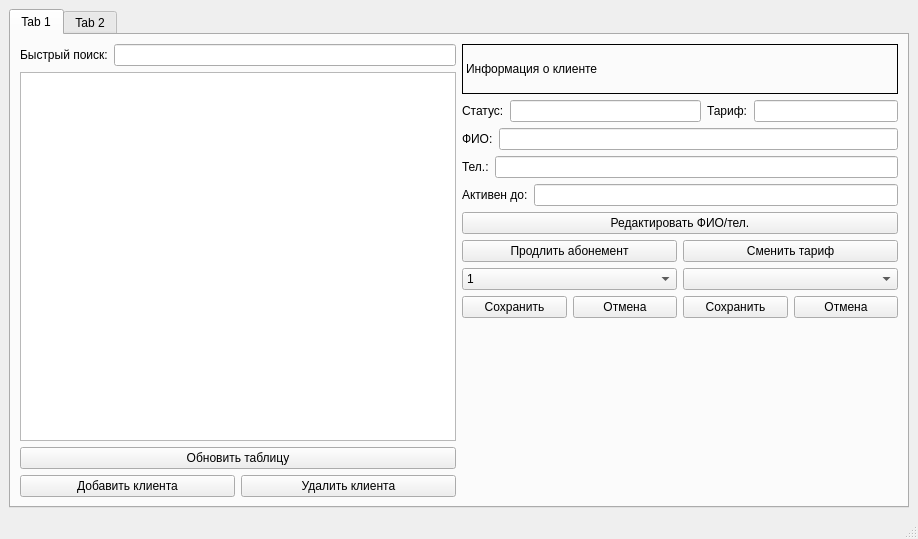
<?xml version="1.0" encoding="UTF-8"?>
<ui version="4.0">
 <class>MainWindow</class>
 <widget class="QMainWindow" name="MainWindow">
  <property name="geometry">
   <rect>
    <x>0</x>
    <y>0</y>
    <width>918</width>
    <height>539</height>
   </rect>
  </property>
  <property name="windowTitle">
   <string>MainWindow</string>
  </property>
  <widget class="QWidget" name="centralwidget">
   <layout class="QGridLayout" name="gridLayout_5">
    <item row="0" column="0">
     <widget class="QTabWidget" name="tabWidget">
      <property name="currentIndex">
       <number>0</number>
      </property>
      <widget class="QWidget" name="text1">
       <attribute name="title">
        <string>Tab 1</string>
       </attribute>
       <layout class="QGridLayout" name="gridLayout_2">
        <item row="0" column="0">
         <layout class="QHBoxLayout" name="horizontalLayout_14">
          <item>
           <layout class="QVBoxLayout" name="verticalLayout_12">
            <item>
             <layout class="QVBoxLayout" name="verticalLayout_4">
              <item>
               <layout class="QHBoxLayout" name="horizontalLayout_16">
                <item>
                 <widget class="QLabel" name="label_11">
                  <property name="text">
                   <string>Быстрый поиск:</string>
                  </property>
                 </widget>
                </item>
                <item>
                 <widget class="QLineEdit" name="Search"/>
                </item>
               </layout>
              </item>
              <item>
               <widget class="QTableWidget" name="FIO_t"/>
              </item>
              <item>
               <widget class="QPushButton" name="renew_b">
                <property name="text">
                 <string>Обновить таблицу</string>
                </property>
               </widget>
              </item>
             </layout>
            </item>
            <item>
             <layout class="QHBoxLayout" name="horizontalLayout_15">
              <item>
               <widget class="QPushButton" name="add_b">
                <property name="text">
                 <string>Добавить клиента</string>
                </property>
               </widget>
              </item>
              <item>
               <widget class="QPushButton" name="del_b">
                <property name="text">
                 <string>Удалить клиента</string>
                </property>
               </widget>
              </item>
             </layout>
            </item>
           </layout>
          </item>
          <item>
           <layout class="QVBoxLayout" name="verticalLayout_10">
            <item>
             <layout class="QGridLayout" name="gridLayout">
              <item row="0" column="0">
               <widget class="QLabel" name="label_6">
                <property name="minimumSize">
                 <size>
                  <width>0</width>
                  <height>50</height>
                 </size>
                </property>
                <property name="maximumSize">
                 <size>
                  <width>16777215</width>
                  <height>50</height>
                 </size>
                </property>
                <property name="styleSheet">
                 <string notr="true">border: 1px solid black;

</string>
                </property>
                <property name="text">
                 <string>Информация о клиенте</string>
                </property>
               </widget>
              </item>
              <item row="1" column="0">
               <layout class="QVBoxLayout" name="verticalLayout">
                <item>
                 <layout class="QHBoxLayout" name="horizontalLayout_3">
                  <item>
                   <widget class="QLabel" name="label">
                    <property name="styleSheet">
                     <string notr="true">font: 75 8pt &quot;MS Shell Dlg 2&quot;;</string>
                    </property>
                    <property name="text">
                     <string>Статус:</string>
                    </property>
                   </widget>
                  </item>
                  <item>
                   <widget class="QLineEdit" name="status"/>
                  </item>
                  <item>
                   <layout class="QHBoxLayout" name="horizontalLayout_2">
                    <item>
                     <widget class="QLabel" name="label_2">
                      <property name="styleSheet">
                       <string notr="true">font: 75 8pt &quot;MS Shell Dlg 2&quot;;</string>
                      </property>
                      <property name="text">
                       <string>Тариф:</string>
                      </property>
                     </widget>
                    </item>
                    <item>
                     <widget class="QLineEdit" name="tariff"/>
                    </item>
                   </layout>
                  </item>
                 </layout>
                </item>
                <item>
                 <layout class="QHBoxLayout" name="horizontalLayout_4">
                  <item>
                   <widget class="QLabel" name="label_3">
                    <property name="text">
                     <string>ФИО:</string>
                    </property>
                   </widget>
                  </item>
                  <item>
                   <widget class="QLineEdit" name="FIO">
                    <property name="echoMode">
                     <enum>QLineEdit::Normal</enum>
                    </property>
                   </widget>
                  </item>
                 </layout>
                </item>
                <item>
                 <layout class="QHBoxLayout" name="horizontalLayout_8">
                  <item>
                   <widget class="QLabel" name="label_5">
                    <property name="text">
                     <string>Тел.:</string>
                    </property>
                   </widget>
                  </item>
                  <item>
                   <widget class="QLineEdit" name="phone"/>
                  </item>
                 </layout>
                </item>
                <item>
                 <layout class="QHBoxLayout" name="horizontalLayout_5">
                  <item>
                   <widget class="QLabel" name="label_4">
                    <property name="text">
                     <string>Активен до:</string>
                    </property>
                   </widget>
                  </item>
                  <item>
                   <widget class="QLineEdit" name="Date">
                    <property name="styleSheet">
                     <string notr="true"/>
                    </property>
                   </widget>
                  </item>
                 </layout>
                </item>
               </layout>
              </item>
             </layout>
            </item>
            <item>
             <layout class="QVBoxLayout" name="verticalLayout_2">
              <item>
               <widget class="QPushButton" name="edit">
                <property name="text">
                 <string>Редактировать ФИО/тел.</string>
                </property>
               </widget>
              </item>
              <item>
               <layout class="QHBoxLayout" name="horizontalLayout_7">
                <item>
                 <layout class="QGridLayout" name="gridLayout_3">
                  <item row="1" column="0">
                   <layout class="QVBoxLayout" name="verticalLayout_9">
                    <item>
                     <layout class="QVBoxLayout" name="verticalLayout_8">
                      <item>
                       <widget class="QComboBox" name="add_t">
                        <item>
                         <property name="text">
                          <string>1</string>
                         </property>
                        </item>
                        <item>
                         <property name="text">
                          <string>2</string>
                         </property>
                        </item>
                        <item>
                         <property name="text">
                          <string>3</string>
                         </property>
                        </item>
                        <item>
                         <property name="text">
                          <string>4</string>
                         </property>
                        </item>
                        <item>
                         <property name="text">
                          <string>5</string>
                         </property>
                        </item>
                        <item>
                         <property name="text">
                          <string>6</string>
                         </property>
                        </item>
                        <item>
                         <property name="text">
                          <string>7</string>
                         </property>
                        </item>
                        <item>
                         <property name="text">
                          <string>8</string>
                         </property>
                        </item>
                        <item>
                         <property name="text">
                          <string>9</string>
                         </property>
                        </item>
                        <item>
                         <property name="text">
                          <string>10</string>
                         </property>
                        </item>
                        <item>
                         <property name="text">
                          <string>11</string>
                         </property>
                        </item>
                        <item>
                         <property name="text">
                          <string>12</string>
                         </property>
                        </item>
                       </widget>
                      </item>
                     </layout>
                    </item>
                    <item>
                     <layout class="QHBoxLayout" name="horizontalLayout_13">
                      <item>
                       <widget class="QPushButton" name="ok_d_b">
                        <property name="text">
                         <string>Сохранить</string>
                        </property>
                       </widget>
                      </item>
                      <item>
                       <widget class="QPushButton" name="no_d_b">
                        <property name="text">
                         <string>Отмена</string>
                        </property>
                       </widget>
                      </item>
                     </layout>
                    </item>
                   </layout>
                  </item>
                  <item row="0" column="0">
                   <widget class="QPushButton" name="date_b">
                    <property name="text">
                     <string>Продлить абонемент</string>
                    </property>
                   </widget>
                  </item>
                  <item row="2" column="0">
                   <spacer name="verticalSpacer">
                    <property name="orientation">
                     <enum>Qt::Vertical</enum>
                    </property>
                    <property name="sizeHint" stdset="0">
                     <size>
                      <width>20</width>
                      <height>40</height>
                     </size>
                    </property>
                   </spacer>
                  </item>
                 </layout>
                </item>
                <item>
                 <layout class="QGridLayout" name="gridLayout_4">
                  <item row="1" column="0">
                   <layout class="QVBoxLayout" name="verticalLayout_7">
                    <item>
                     <layout class="QVBoxLayout" name="verticalLayout_6">
                      <item>
                       <widget class="QComboBox" name="change_t"/>
                      </item>
                     </layout>
                    </item>
                    <item>
                     <layout class="QHBoxLayout" name="horizontalLayout_12">
                      <item>
                       <widget class="QPushButton" name="ok_t_b">
                        <property name="text">
                         <string>Сохранить</string>
                        </property>
                       </widget>
                      </item>
                      <item>
                       <widget class="QPushButton" name="no_t_b">
                        <property name="text">
                         <string>Отмена</string>
                        </property>
                       </widget>
                      </item>
                     </layout>
                    </item>
                    <item>
                     <spacer name="verticalSpacer_3">
                      <property name="orientation">
                       <enum>Qt::Vertical</enum>
                      </property>
                      <property name="sizeHint" stdset="0">
                       <size>
                        <width>20</width>
                        <height>40</height>
                       </size>
                      </property>
                     </spacer>
                    </item>
                   </layout>
                  </item>
                  <item row="0" column="0">
                   <widget class="QPushButton" name="change_b">
                    <property name="text">
                     <string>Сменить тариф</string>
                    </property>
                   </widget>
                  </item>
                 </layout>
                </item>
               </layout>
              </item>
             </layout>
            </item>
           </layout>
          </item>
         </layout>
        </item>
       </layout>
      </widget>
      <widget class="QWidget" name="text2">
       <attribute name="title">
        <string>Tab 2</string>
       </attribute>
       <layout class="QGridLayout" name="gridLayout_6">
        <item row="0" column="0">
         <layout class="QHBoxLayout" name="horizontalLayout_18">
          <item>
           <layout class="QVBoxLayout" name="verticalLayout_13">
            <item>
             <layout class="QVBoxLayout" name="verticalLayout_11">
              <item>
               <widget class="QTableWidget" name="tariff_t"/>
              </item>
              <item>
               <widget class="QPushButton" name="renew_tariff">
                <property name="text">
                 <string>Обновить таблицу</string>
                </property>
               </widget>
              </item>
             </layout>
            </item>
            <item>
             <layout class="QHBoxLayout" name="horizontalLayout_17">
              <item>
               <widget class="QPushButton" name="add_tariff">
                <property name="text">
                 <string>Добавить тариф</string>
                </property>
               </widget>
              </item>
              <item>
               <widget class="QPushButton" name="edit_tariff">
                <property name="text">
                 <string>Редактировать тариф</string>
                </property>
               </widget>
              </item>
              <item>
               <widget class="QPushButton" name="delete_tariff">
                <property name="text">
                 <string>Удалить тариф</string>
                </property>
               </widget>
              </item>
             </layout>
            </item>
            <item>
             <widget class="QPushButton" name="serv_b">
              <property name="text">
               <string>Показать все услуги</string>
              </property>
             </widget>
            </item>
           </layout>
          </item>
          <item>
           <layout class="QVBoxLayout" name="verticalLayout_5">
            <item>
             <widget class="QLabel" name="label_7">
              <property name="minimumSize">
               <size>
                <width>0</width>
                <height>50</height>
               </size>
              </property>
              <property name="styleSheet">
               <string notr="true">border: 1px solid black;

</string>
              </property>
              <property name="text">
               <string>Информация о тарифе</string>
              </property>
             </widget>
            </item>
            <item>
             <layout class="QVBoxLayout" name="verticalLayout_3">
              <item>
               <layout class="QHBoxLayout" name="horizontalLayout_9">
                <item>
                 <widget class="QLabel" name="label_10">
                  <property name="text">
                   <string>Название:</string>
                  </property>
                 </widget>
                </item>
                <item>
                 <widget class="QLineEdit" name="tariff_name"/>
                </item>
               </layout>
              </item>
              <item>
               <widget class="QTableWidget" name="services_t"/>
              </item>
              <item>
               <layout class="QHBoxLayout" name="horizontalLayout_6">
                <item>
                 <widget class="QLabel" name="label_9">
                  <property name="text">
                   <string>Стоимость абонемента:</string>
                  </property>
                 </widget>
                </item>
                <item>
                 <widget class="QLineEdit" name="praise">
                  <property name="maximumSize">
                   <size>
                    <width>16777215</width>
                    <height>16777215</height>
                   </size>
                  </property>
                  <property name="sizeIncrement">
                   <size>
                    <width>0</width>
                    <height>0</height>
                   </size>
                  </property>
                  <property name="text">
                   <string/>
                  </property>
                 </widget>
                </item>
               </layout>
              </item>
              <item>
               <layout class="QHBoxLayout" name="horizontalLayout">
                <item>
                 <widget class="QLabel" name="label_8">
                  <property name="text">
                   <string>Длительность абонемента:</string>
                  </property>
                 </widget>
                </item>
                <item>
                 <widget class="QLineEdit" name="duration">
                  <property name="maximumSize">
                   <size>
                    <width>16777215</width>
                    <height>16777215</height>
                   </size>
                  </property>
                 </widget>
                </item>
               </layout>
              </item>
              <item>
               <layout class="QHBoxLayout" name="horizontalLayout_10">
                <item>
                 <widget class="QLabel" name="l_duration">
                  <property name="text">
                   <string>Возможность продления:</string>
                  </property>
                 </widget>
                </item>
                <item>
                 <widget class="QLineEdit" name="addition"/>
                </item>
               </layout>
              </item>
              <item>
               <layout class="QHBoxLayout" name="horizontalLayout_11">
                <item>
                 <widget class="QLabel" name="l_duration_praise">
                  <property name="text">
                   <string>Стоимость продления:</string>
                  </property>
                 </widget>
                </item>
                <item>
                 <widget class="QLineEdit" name="addition_praise"/>
                </item>
               </layout>
              </item>
             </layout>
            </item>
           </layout>
          </item>
         </layout>
        </item>
       </layout>
      </widget>
     </widget>
    </item>
   </layout>
  </widget>
  <widget class="QMenuBar" name="menubar">
   <property name="geometry">
    <rect>
     <x>0</x>
     <y>0</y>
     <width>918</width>
     <height>26</height>
    </rect>
   </property>
  </widget>
  <widget class="QStatusBar" name="statusbar"/>
 </widget>
 <resources/>
 <connections/>
</ui>
